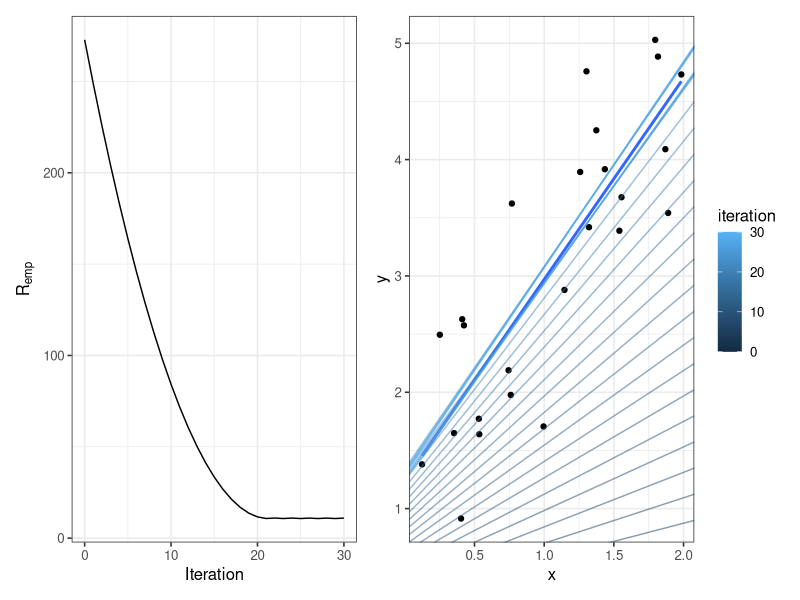

The R script that drew this image:
# Used in: 01-gd.tex
#
# Simulates gradient descent for a simple linear model and visualizes
# the RSS trajectory together with the fitted lines across iterations.

set.seed(1L)

library(ggplot2)
library(patchwork)

x = runif(25L, 0, 2)
design_matrix = cbind(1, x)
response = 1 + 2 * x + rnorm(length(x), sd = 1)

rss = function(theta) {
  sum((response - design_matrix %*% theta)^2)
}

rss_gradient = function(theta) {
  drop(-2 * crossprod(design_matrix, response - design_matrix %*% theta))
}

run_gradient_descent = function(theta0, step_size, n_steps) {
  trajectory = vector("list", length = n_steps + 1L)
  theta = theta0

  trajectory[[1L]] = data.frame(
    iteration = 0L,
    theta0 = theta[1],
    theta1 = theta[2],
    rss = rss(theta)
  )

  for (iter in seq_len(n_steps)) {
    gradient = rss_gradient(theta)
    theta = theta - step_size * gradient / sqrt(sum(gradient^2))

    trajectory[[iter + 1L]] = data.frame(
      iteration = iter,
      theta0 = theta[1],
      theta1 = theta[2],
      rss = rss(theta)
    )
  }

  do.call(rbind, trajectory)
}

trajectory = run_gradient_descent(theta0 = c(0, 0), step_size = 0.1, n_steps = 30L)

data_plot = ggplot(data.frame(x = x, y = response), aes(x = x, y = y)) +
  geom_point() +
  geom_smooth(method = "lm", se = FALSE) +
  theme_bw(base_size = 12)

rss_plot = ggplot(trajectory, aes(x = iteration, y = rss)) +
  geom_line() +
  labs(x = "Iteration", y = expression(R[emp])) +
  theme_bw(base_size = 12)

fit_plot = data_plot +
  geom_abline(
    data = trajectory,
    aes(intercept = theta0, slope = theta1, colour = iteration),
    alpha = 0.5
  )

combined_plot = (rss_plot + fit_plot) +
  plot_layout(nrow = 1, guides = "collect") &
  theme(legend.position = "right")

if (interactive()) {
  print(combined_plot)
}

ggsave(
  filename = "../figure/gradient_descent_lm.pdf",
  plot = combined_plot,
  width = 7,
  height = 2.5
)
